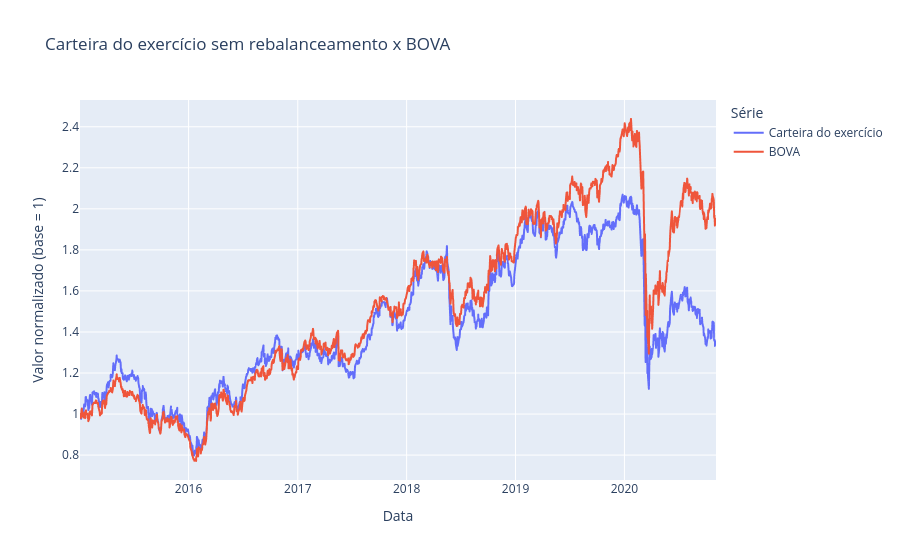

The code cell stored with this chart in its notebook:
### Code cell
figura = px.line(
    comparativo_exercicio,
    title='Carteira do exercício sem rebalanceamento x BOVA',
    labels={'Date': 'Data', 'value': 'Valor normalizado (base = 1)', 'variable': 'Série'},
)
figura.show()

### Figure 1 — Plotly figure (JSON) as saved in the notebook; plotly's stock layout.template omitted (floating-point values rounded to 4 significant figures; data arrays with more than 128 entries replaced by an {"elided": "..."} marker saying what was removed)
{"data": [{"hovertemplate": "Série=Carteira do exercício<br>Data=%{x}<br>Valor normalizado (base = 1)=%{y}<extra></extra>", "legendgroup": "Carteira do exercício", "line": {"color": "#636efa", "dash": "solid"}, "marker": {"symbol": "circle"}, "mode": "lines", "name": "Carteira do exercício", "showlegend": true, "type": "scattergl", "x": {"elided": "1446 str values"}, "xaxis": "x", "y": {"elided": "1446 float values"}, "yaxis": "y"}, {"hovertemplate": "Série=BOVA<br>Data=%{x}<br>Valor normalizado (base = 1)=%{y}<extra></extra>", "legendgroup": "BOVA", "line": {"color": "#EF553B", "dash": "solid"}, "marker": {"symbol": "circle"}, "mode": "lines", "name": "BOVA", "showlegend": true, "type": "scattergl", "x": {"elided": "1446 str values"}, "xaxis": "x", "y": {"elided": "1446 float values"}, "yaxis": "y"}], "layout": {"legend": {"title": {"text": "Série"}, "tracegroupgap": 0}, "title": {"text": "Carteira do exercício sem rebalanceamento x BOVA"}, "xaxis": {"anchor": "y", "domain": [0, 1], "title": {"text": "Data"}}, "yaxis": {"anchor": "x", "domain": [0, 1], "title": {"text": "Valor normalizado (base = 1)"}}}}
